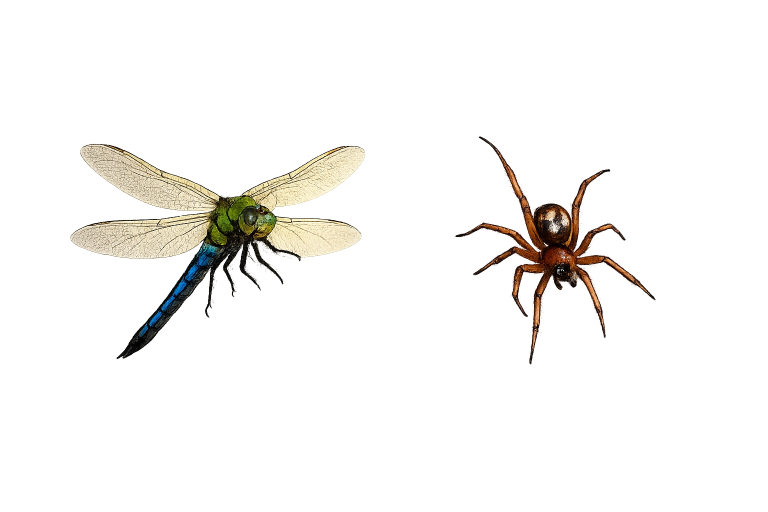
#> input picture assets/bugdex-webp/Nieuwe map/ChatGPT Image 25 jun 2026, 10_13_33.webp, 1536 x 1024 px (shown at 1/2 size)
$ python normalize_bug_asset.py '../assets/bugdex-webp/Nieuwe map/ChatGPT Image 25 jun 2026, 10_13_33.webp' out.png
#> lines starting #> are read from the running program, lines starting #| are printed output that depends on the picture
#> in normalize, image is the input picture: PIL image 1536x1024 RGBA; mean R, G, B, A 106.4, 101.2, 92.3, 18.7
"""Normalize one generated bug image into the BugDex transparent cutout format."""

from __future__ import annotations

import argparse
from collections import deque
from pathlib import Path

from PIL import Image


def remove_border_connected_background(image: Image.Image) -> int:
    """Remove a light neutral/transparent background without erasing enclosed highlights."""

    image = image.convert("RGBA")
    width, height = image.size
#> width = 1536; height = 1024
    pixels = image.load()
    candidate = bytearray(width * height)

    for y in range(height):
        row = y * width
        for x in range(width):
            red, green, blue, alpha = pixels[x, y]
            if 0 < alpha <= 8:
                alpha = 0
                pixels[x, y] = (red, green, blue, 0)
            if alpha == 0 or (
                max(red, green, blue) - min(red, green, blue) <= 24
                and min(red, green, blue) >= 200
            ):
                candidate[row + x] = 1

    visited = bytearray(width * height)
    queue: deque[int] = deque()

    def add(index: int) -> None:
        if candidate[index] and not visited[index]:
            visited[index] = 1
            queue.append(index)

    for x in range(width):
        add(x)
        add((height - 1) * width + x)
    for y in range(height):
        add(y * width)
        add(y * width + width - 1)

    while queue:
        index = queue.popleft()
        x = index % width
        y = index // width
        if x:
            add(index - 1)
        if x + 1 < width:
            add(index + 1)
        if y:
            add(index - width)
        if y + 1 < height:
            add(index + width)

    for index, remove in enumerate(visited):
        if remove:
            pixels[index % width, index // width] = (0, 0, 0, 0)

    return sum(visited)


def normalize(source: Path, destination: Path, max_dimension: int = 700) -> None:
    image = Image.open(source).convert("RGBA")
    removed = remove_border_connected_background(image)
#> removed = 1449693
    bbox = image.getchannel("A").getbbox()
#> bbox = (12, 1, 1504, 1023)
    if bbox is None:
        raise ValueError(f"no foreground remained after background removal: {source}")

    crop = image.crop(bbox)
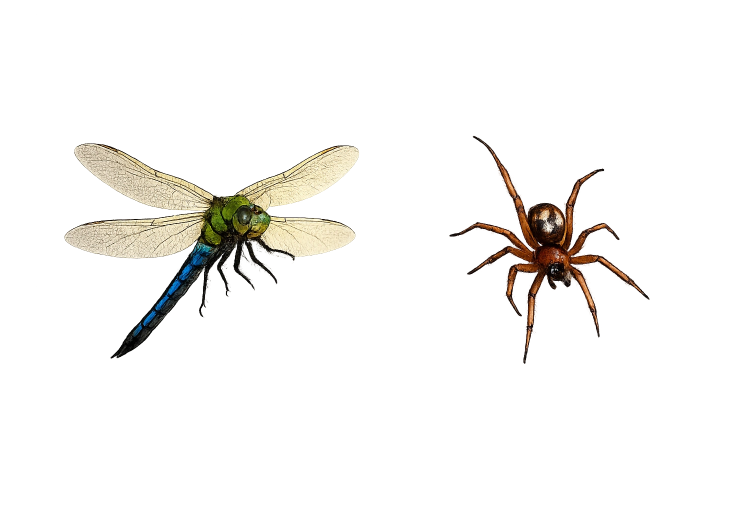
#> crop: PIL image 1492x1022 RGBA (shown at 1/2 size); mean R, G, B, A 107.4, 102.1, 93, 19.3; transparent parts drawn white
    scale = min(max_dimension / crop.width, max_dimension / crop.height)
#> scale = 0.469
    size = (
        max(1, round(crop.width * scale)),
        max(1, round(crop.height * scale)),
    )
#> size = (700, 479)
    crop = crop.resize(size, Image.Resampling.LANCZOS)
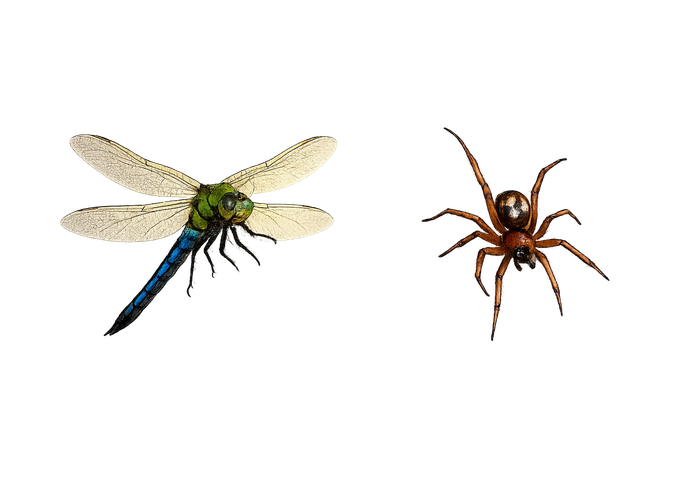
#> crop: PIL image 700x479 RGBA; mean R, G, B, A 12.5, 11.1, 8.8, 19.3; transparent parts drawn white

    canvas = Image.new("RGBA", (768, 768), (0, 0, 0, 0))
#> canvas: PIL image 768x768 RGBA; every value is 0
    canvas.alpha_composite(crop, ((768 - size[0]) // 2, (768 - size[1]) // 2))
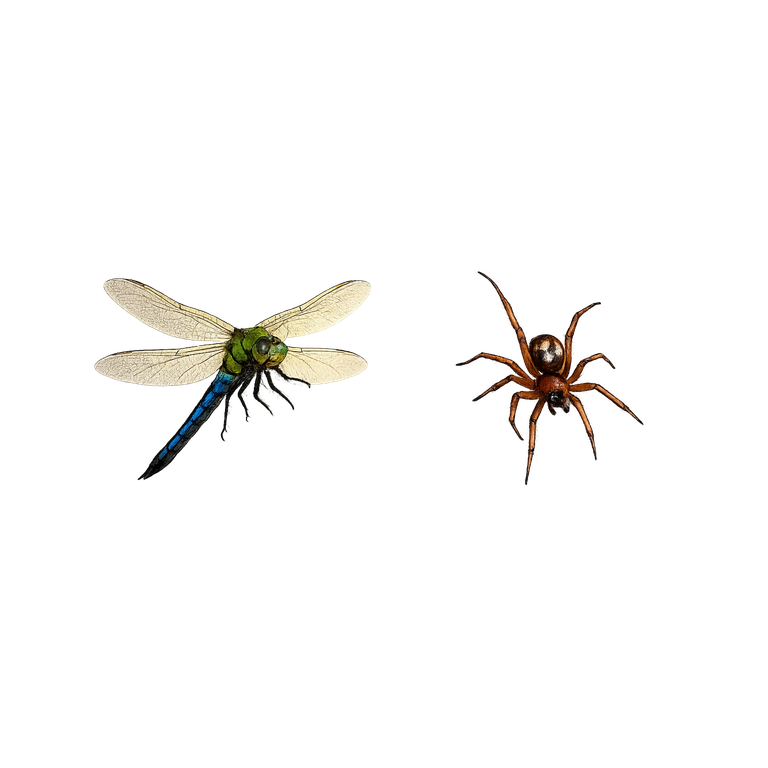
#> canvas: PIL image 768x768 RGBA; mean R, G, B, A 7.1, 6.3, 5, 11; transparent parts drawn white
    destination.parent.mkdir(parents=True, exist_ok=True)
    canvas.save(destination)
    print(
        f"source={image.size} removed={removed} crop={bbox} "
        f"output={destination} alpha_bbox={canvas.getchannel('A').getbbox()}"
    )
#| source=(1536, 1024) removed=1449693 crop=(12, 1, 1504, 1023) output=out.png alpha_bbox=(92, 269, 646, 623)


def main() -> None:
    parser = argparse.ArgumentParser()
    parser.add_argument("source", type=Path)
    parser.add_argument("destination", type=Path)
    args = parser.parse_args()
    normalize(args.source, args.destination)


if __name__ == "__main__":
    main()
